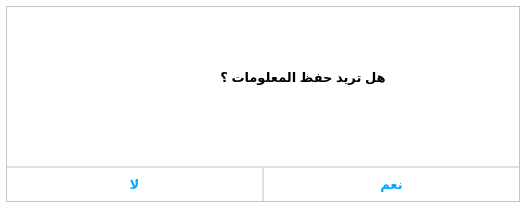
<?xml version="1.0" encoding="UTF-8"?>
<ui version="4.0">
 <class>Dialog</class>
 <widget class="QDialog" name="Dialog">
  <property name="geometry">
   <rect>
    <x>0</x>
    <y>0</y>
    <width>526</width>
    <height>208</height>
   </rect>
  </property>
  <property name="windowTitle">
   <string>Dialog</string>
  </property>
  <property name="styleSheet">
   <string notr="true">background-color: rgb(255, 255, 255);</string>
  </property>
  <layout class="QVBoxLayout" name="verticalLayout_2">
   <property name="spacing">
    <number>0</number>
   </property>
   <property name="margin">
    <number>6</number>
   </property>
   <item>
    <widget class="QFrame" name="frame">
     <property name="frameShape">
      <enum>QFrame::StyledPanel</enum>
     </property>
     <property name="frameShadow">
      <enum>QFrame::Raised</enum>
     </property>
     <layout class="QVBoxLayout" name="verticalLayout">
      <property name="spacing">
       <number>2</number>
      </property>
      <property name="margin">
       <number>0</number>
      </property>
      <item>
       <layout class="QHBoxLayout" name="horizontalLayout_3">
        <item>
         <spacer name="horizontalSpacer">
          <property name="orientation">
           <enum>Qt::Horizontal</enum>
          </property>
          <property name="sizeHint" stdset="0">
           <size>
            <width>40</width>
            <height>20</height>
           </size>
          </property>
         </spacer>
        </item>
       </layout>
      </item>
      <item>
       <layout class="QHBoxLayout" name="horizontalLayout_2">
        <property name="leftMargin">
         <number>30</number>
        </property>
        <item>
         <widget class="QLabel" name="icon">
          <property name="maximumSize">
           <size>
            <width>48</width>
            <height>48</height>
           </size>
          </property>
          <property name="text">
           <string/>
          </property>
          <property name="pixmap">
           <pixmap resource="Icons.qrc">:/Icons/ic_done_2x.png</pixmap>
          </property>
          <property name="scaledContents">
           <bool>true</bool>
          </property>
         </widget>
        </item>
        <item>
         <widget class="QLabel" name="labelMessage">
          <property name="minimumSize">
           <size>
            <width>0</width>
            <height>100</height>
           </size>
          </property>
          <property name="font">
           <font>
            <pointsize>10</pointsize>
            <weight>75</weight>
            <bold>true</bold>
           </font>
          </property>
          <property name="text">
           <string>هل تريد حفظ المعلومات ؟</string>
          </property>
          <property name="alignment">
           <set>Qt::AlignCenter</set>
          </property>
         </widget>
        </item>
       </layout>
      </item>
      <item>
       <spacer name="verticalSpacer">
        <property name="orientation">
         <enum>Qt::Vertical</enum>
        </property>
        <property name="sizeHint" stdset="0">
         <size>
          <width>20</width>
          <height>40</height>
         </size>
        </property>
       </spacer>
      </item>
      <item>
       <layout class="QHBoxLayout" name="horizontalLayout">
        <property name="spacing">
         <number>0</number>
        </property>
        <item>
         <widget class="QPushButton" name="Bt_no">
          <property name="minimumSize">
           <size>
            <width>0</width>
            <height>35</height>
           </size>
          </property>
          <property name="font">
           <font>
            <pointsize>10</pointsize>
            <weight>75</weight>
            <italic>false</italic>
            <bold>true</bold>
            <kerning>false</kerning>
           </font>
          </property>
          <property name="styleSheet">
           <string notr="true">QPushButton
{
	background-color: rgb(255, 255, 255);
	color: rgb(0, 170, 255);
border:0px solid white;
border-top:2px solid  rgb(225, 225, 225);
border-right:1px solid  rgb(225, 225, 225);
}

QPushButton:hover
{
	background-color: rgb(232, 232, 232);
	color: rgb(0, 85, 255);

}</string>
          </property>
          <property name="text">
           <string>لا</string>
          </property>
          <property name="shortcut">
           <string>Esc</string>
          </property>
         </widget>
        </item>
        <item>
         <widget class="QPushButton" name="Bt_yes">
          <property name="minimumSize">
           <size>
            <width>0</width>
            <height>35</height>
           </size>
          </property>
          <property name="font">
           <font>
            <pointsize>10</pointsize>
            <weight>75</weight>
            <bold>true</bold>
            <kerning>false</kerning>
           </font>
          </property>
          <property name="styleSheet">
           <string notr="true">QPushButton
{
	background-color: rgb(255, 255, 255);
	color: rgb(0, 170, 255);
border:0px solid white;
border-top:2px solid  rgb(225, 225, 225);
border-left:1px solid  rgb(225, 225, 225);
}

QPushButton:hover
{
	background-color: rgb(232, 232, 232);
	color: rgb(0, 85, 255);

}</string>
          </property>
          <property name="text">
           <string>نعم</string>
          </property>
          <property name="shortcut">
           <string>Return</string>
          </property>
         </widget>
        </item>
       </layout>
      </item>
     </layout>
    </widget>
   </item>
  </layout>
 </widget>
 <resources>
  <include location="Icons.qrc"/>
 </resources>
 <connections/>
</ui>
